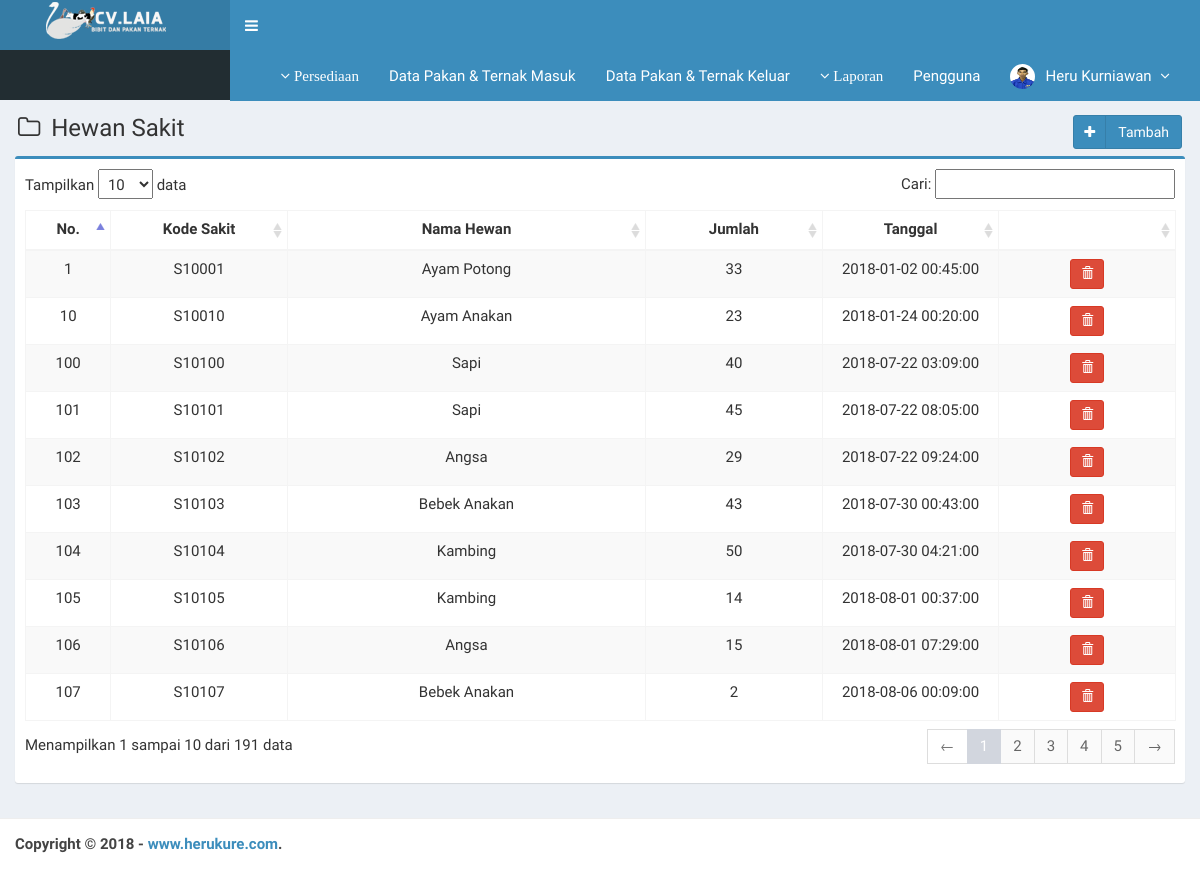
Page /main.php?module=hewansakit (signed in) on the committed database.
### tables this page shows
CREATE TABLE `anggota` (
  `user_id` int(3) NOT NULL,
  `username` varchar(16) NOT NULL,
  `password` varchar(16) NOT NULL,
  `fullname` varchar(50) NOT NULL,
  `email` varchar(50) DEFAULT NULL,
  `phone` varchar(13) DEFAULT NULL,
  `photo` varchar(100) DEFAULT NULL,
  `acces` enum('Admin','Owner','Head Officer') NOT NULL,
  `status` enum('active','blocked') NOT NULL,
  `created_date` timestamp NOT NULL DEFAULT CURRENT_TIMESTAMP,
  `updated_date` timestamp NULL DEFAULT NULL ON UPDATE CURRENT_TIMESTAMP
);

CREATE TABLE `sakit` (
  `sick_id` varchar(6) NOT NULL,
  `item_name` varchar(50) NOT NULL,
  `amount` int(11) NOT NULL,
  `sick_date` timestamp NOT NULL DEFAULT CURRENT_TIMESTAMP
);

### modules/hewan/view2.php (the view, shortened to what this page needs)
<section class="content-header">
  <h1>
    <i class="fa fa-folder-o icon-title"></i> Hewan Sakit
    <a class="btn btn-primary btn-social pull-right" href="?module=form_hewan&form=add2" title="Tambah Data" data-toggle="tooltip">
      <i class="fa fa-plus"></i> Tambah
    </a>
  </h1>
</section>
<section class="content">
  <div class="row">
    <div class="col-md-12">
      <div class="box box-primary">
        <div class="box-body">
          <table id="dataTables1" class="table table-bordered table-striped table-hover">
            <thead>
              <tr>
                <th class="center">No.</th>
                <th class="center">Kode Sakit</th>
                <th class="center">Nama Hewan</th>
                <th class="center">Jumlah</th>
                <th class="center">Tanggal</th>
                <th></th>
              </tr>
            </thead>
            <tbody>
            <?php
            $no = 1;
            require_once "config/database.php";
            $query = $mysqli->query("SELECT * FROM sakit ORDER BY sick_id ASC");
            while ($data = $query->fetch_assoc()) {
              echo "<tr>
                      <td width='30' class='center'>$no</td>
                      <td width='80' class='center'>$data[sick_id]</td>
                      <td width='180' class='center'>$data[item_name]</td>
                      <td width='80' class='center'>$data[amount]</td>
                      <td width='80' class='center'>$data[sick_date]</td>
                      <td class='center' width='80'>
                        <div>
                          ";
            ?>
                          <a data-toggle="tooltip" data-placement="top" title="Hapus" class="btn btn-danger btn-sm" href="modules/hewan/proses.php?act=deletesc&id=<?php echo $data['sick_id'];?>" onclick="return confirm('Anda yakin ingin menghapus Laporan <?php echo $data['sick_id']; ?> ?');">
                              <i style="color:#fff" class="glyphicon glyphicon-trash"></i>
                          </a>
            <?php
              echo "    </div>
                      </td>
                    </tr>";
              $no++;
            }
            ?>
            </tbody>
          </table>
        </div>
      </div>
    </div>
  </div>
</section><!-- /.content

### top-menu.php (shortened to what this page needs)
<?php
require_once "config/database.php";
$user_id = $_SESSION['user_id'];
$query = $mysqli->query("SELECT * FROM anggota WHERE user_id = '$user_id'");
$data = $query->fetch_assoc();
?>
<li class="dropdown user user-menu">
  <a href="#" class="dropdown-toggle fa fa-angle-down" data-toggle="dropdown">
    Persediaan
  </a>
</li>
<li class="dropdown user user-menu">
  <a href="?module=barangmasuk">Data Pakan & Ternak Masuk
  </a>
</li>
<li class="dropdown user user-menu">
  <a href="?module=barangkeluar">Data Pakan & Ternak Keluar
  </a>
</li>
<li class="dropdown user user-menu">
  <a href="#" class="dropdown-toggle fa fa-angle-down" data-toggle="dropdown">
    Laporan
  </a>
</li>
<li class="dropdown user user-menu">
  <a href="?module=user">Pengguna
  </a>
</li>
<li class="dropdown user user-menu">
  <a href="#" class="dropdown-toggle" data-toggle="dropdown">
  <?php
  if ($data['photo']=="") { ?>
    <img src="images/user/user.png" class="user-image" alt="User Image"/>
  <?php
  }
  else { ?>
    <img src="images/user/<?php echo $data['photo']; ?>" class="user-image" alt="User Image"/>
  <?php
  }
  ?>
    <span class="hidden-xs"><?php echo $data['fullname']; ?> <i style="margin-left:5px" class="fa fa-angle-down"></i></span>
  </a>
</li>

### assets/css/style.css (style rules this page uses)
.btn-social *:first-child { border-right: 1px solid rgba(0, 0, 0, 0.1); bottom: 0; font-size: 1em !important; left: 0; line-height: 32px !important; position: absolute; text-align: center; top: 0; width: 32px !important; }
.content-header { padding: 15px 18px 0; position: relative; }
.center { text-align:center; }
.icon-title { margin-right: 5px; }
body { background-color: #fff; color: #333; font-size: 15px; line-height: 1.42857; }

### rows in the picture
anggota: photo (picture), fullname "Heru Kurniawan"
sakit: sick_id "S10001", item_name "Ayam Potong", amount "33", sick_date "2018-01-02 00:45:00"
sakit: sick_id "S10010", item_name "Ayam Anakan", amount "23", sick_date "2018-01-24 00:20:00"
sakit: sick_id "S10100", item_name "Sapi", amount "40", sick_date "2018-07-22 03:09:00"
sakit: sick_id "S10101", item_name "Sapi", amount "45", sick_date "2018-07-22 08:05:00"
sakit: sick_id "S10102", item_name "Angsa", amount "29", sick_date "2018-07-22 09:24:00"
sakit: sick_id "S10103", item_name "Bebek Anakan", amount "43", sick_date "2018-07-30 00:43:00"
sakit: sick_id "S10104", item_name "Kambing", amount "50", sick_date "2018-07-30 04:21:00"
sakit: sick_id "S10105", item_name "Kambing", amount "14", sick_date "2018-08-01 00:37:00"
sakit: sick_id "S10106", item_name "Angsa", amount "15", sick_date "2018-08-01 07:29:00"
sakit: sick_id "S10107", item_name "Bebek Anakan", amount "2", sick_date "2018-08-06 00:09:00"
